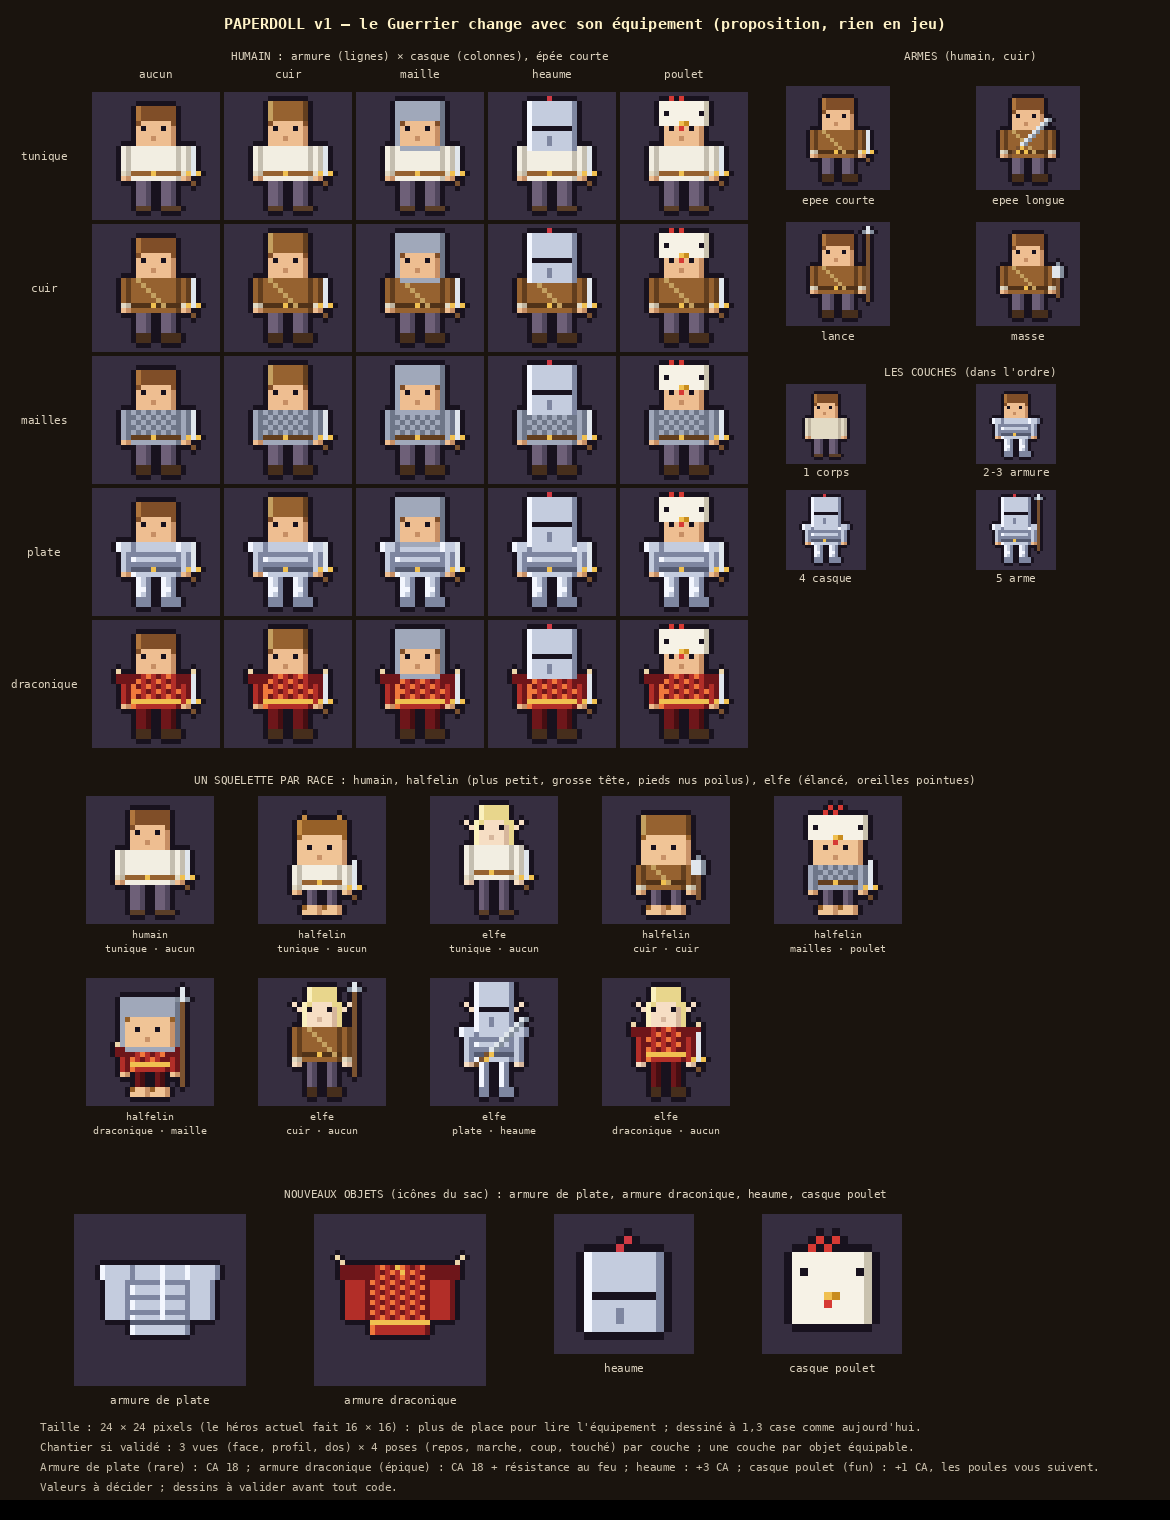

Generate this figure with Python:
"""Planche « paperdoll_v1 » (Thomas, 2026-11-13 : « un sprite qui se mette à jour selon l'équipement ; un squelette par
race ; réfléchis déjà au halfelin et à l'elfe »). PROPOSITION, rien n'est en jeu.

Principe : chaque personnage est un empilement de COUCHES de 24 × 24 pixels, dessinées dans cet ordre :
  1. le corps de la race (peau, cheveux, sous-vêtements) — « le squelette » ;
  2. les jambes et les bottes de l'armure ;
  3. le torse de l'armure (et les épaules) ;
  4. la tête : le casque par-dessus les cheveux ;
  5. l'arme dans la main droite (ou les deux mains).
Chaque couche connaît les repères de la race (où sont la tête, le torse, les mains) : une armure se dessine une fois et
s'adapte aux trois races. Un contour sombre est posé à la fin, autour de l'ensemble.

  python3 art/paperdoll_v1.py → art/paperdoll_v1.png
"""
import os
import sys

sys.path.insert(0, os.path.dirname(os.path.abspath(__file__)))
from PIL import Image, ImageDraw  # noqa: E402

from pix import font, up  # noqa: E402

N = 24
OUT = (24, 18, 30)
SKIN = {"humain": ((238, 190, 145), (198, 142, 100)), "halfelin": ((240, 196, 150), (200, 146, 104)), "elfe": ((246, 222, 196), (214, 182, 156))}
HAIR = {"humain": ((128, 78, 40), (176, 118, 62)), "halfelin": ((150, 96, 40), (196, 140, 70)), "elfe": ((232, 214, 140), (250, 240, 190))}

# Repères de chaque race : boîtes (x0, y0, x1, y1) inclusives.
RACES = {
    "humain": dict(head=(8, 2, 15, 9), torso=(7, 10, 16, 16), armL=(5, 10, 6, 15), armR=(17, 10, 18, 15), legL=(8, 17, 10, 21), legR=(13, 17, 15, 21), foot=22, ears=False),
    "halfelin": dict(head=(7, 4, 16, 12), torso=(8, 13, 15, 17), armL=(6, 13, 7, 17), armR=(16, 13, 17, 17), legL=(9, 18, 10, 20), legR=(13, 18, 14, 20), foot=21, ears=False),
    "elfe": dict(head=(9, 1, 14, 8), torso=(8, 9, 15, 15), armL=(6, 9, 7, 15), armR=(16, 9, 17, 15), legL=(9, 16, 10, 21), legR=(13, 16, 14, 21), foot=22, ears=True),
}


class Doll:
    def __init__(self):
        self.px = {}

    def put(self, x, y, c):
        if 0 <= x < N and 0 <= y < N:
            self.px[(x, y)] = c

    def rect(self, box, c, shade=None, light=None):
        x0, y0, x1, y1 = box
        for y in range(y0, y1 + 1):
            for x in range(x0, x1 + 1):
                col = c
                if shade and x == x1:
                    col = shade
                if light and x == x0:
                    col = light
                self.put(x, y, col)

    def image(self):
        img = Image.new("RGBA", (N, N), (0, 0, 0, 0))
        for (x, y), c in self.px.items():
            img.putpixel((x, y), c + (255,))
        # Contour : toute case vide qui touche une case pleine devient sombre.
        out = img.copy()
        for y in range(N):
            for x in range(N):
                if img.getpixel((x, y))[3]:
                    continue
                if any(0 <= x + dx < N and 0 <= y + dy < N and img.getpixel((x + dx, y + dy))[3] for dx, dy in ((1, 0), (-1, 0), (0, 1), (0, -1))):
                    out.putpixel((x, y), OUT + (255,))
        return out


def body(d, race):
    r = RACES[race]
    skin, skin2 = SKIN[race]
    hair, hair2 = HAIR[race]
    hx0, hy0, hx1, hy1 = r["head"]
    d.rect((hx0, hy0 + 2, hx1, hy1), skin, shade=skin2)
    # cheveux : dessus et côtés
    d.rect((hx0, hy0, hx1, hy0 + 2), hair, light=hair2)
    d.put(hx0, hy0 + 3, hair)
    d.put(hx1, hy0 + 3, hair)
    if race == "elfe":
        for y in range(hy0 + 3, hy1 + 2):
            d.put(hx0 - 1, y, hair2)
            d.put(hx1 + 1, y, hair)
        d.put(hx0 - 2, hy0 + 4, skin)
        d.put(hx1 + 2, hy0 + 4, skin)  # oreilles pointues
        d.put(hx0 - 3, hy0 + 3, skin)
        d.put(hx1 + 3, hy0 + 3, skin)
    if race == "halfelin":
        for x in (hx0 + 1, hx1 - 1):
            d.put(x, hy0 - 1, hair2)  # boucles
    ey = hy0 + 4 + (1 if race == "halfelin" else 0)
    cx = (hx0 + hx1) // 2
    d.put(cx - 2, ey, OUT)
    d.put(cx + 2 if (hx1 - hx0) % 2 else cx + 1, ey, OUT)
    d.put(cx, ey + 2, skin2)
    # chemise, pantalon, mains, pieds nus ou bottes simples
    d.rect(r["torso"], (226, 218, 196), shade=(190, 180, 160))
    for a in (r["armL"], r["armR"]):
        d.rect(a, (226, 218, 196), shade=(190, 180, 160))
        d.put(a[0], a[3] + 1, skin)
        d.put(a[2], a[3] + 1, skin2)
    for leg in (r["legL"], r["legR"]):
        d.rect(leg, (110, 96, 120), shade=(80, 70, 92))
        foot = r["foot"]
        if race == "halfelin":
            d.rect((leg[0] - 1, foot, leg[2] + 1, foot + 1), skin, shade=skin2)  # grands pieds nus
            d.put(leg[0] - 1, foot, hair)
        else:
            d.rect((leg[0], foot, leg[2] + (1 if leg is r["legR"] else 0), foot), (90, 62, 40))


ARMORS = {
    "tunique": dict(main=(242, 238, 226), dark=(196, 190, 176), belt=(150, 98, 48)),
    "cuir": dict(main=(150, 98, 48), dark=(98, 62, 30), belt=(80, 50, 24), strap=(196, 160, 96)),
    "mailles": dict(main=(160, 168, 186), dark=(110, 118, 136), belt=(98, 62, 30), mail=True),
    "plate": dict(main=(196, 204, 222), dark=(126, 134, 160), belt=(84, 90, 112), plate=True, light=(244, 247, 255)),
    "draconique": dict(main=(178, 46, 40), dark=(110, 22, 26), belt=(240, 192, 80), scales=True, light=(240, 120, 60), spikes=(236, 214, 170)),
}


def armor(d, race, kind):
    r = RACES[race]
    a = ARMORS[kind]
    tx0, ty0, tx1, ty1 = r["torso"]
    d.rect(r["torso"], a["main"], shade=a["dark"], light=a.get("light"))
    for arm in (r["armL"], r["armR"]):
        d.rect((arm[0], arm[1], arm[2], arm[3] - (1 if kind in ("tunique", "cuir") else 0)), a["main"], shade=a["dark"])
    by = ty1 - 1
    for x in range(tx0, tx1 + 1):
        d.put(x, by, a["belt"])
    d.put((tx0 + tx1) // 2, by, (240, 192, 80))  # boucle
    if a.get("strap"):
        for i in range(ty1 - ty0):
            d.put(tx0 + 1 + i, ty0 + i, a["strap"])
    if a.get("mail"):
        for y in range(ty0, by):
            for x in range(tx0, tx1 + 1):
                if (x + y) % 2 == 0:
                    d.put(x, y, a["dark"])
    if a.get("plate"):
        for x in range(tx0, tx1 + 1):
            d.put(x, ty0 + 2, a["dark"])
            d.put(x, ty0 + 4, a["dark"])
        for arm in (r["armL"], r["armR"]):  # épaulières
            d.rect((arm[0] - 1, arm[1], arm[2] + 1, arm[1] + 1), a["main"], light=a["light"], shade=a["dark"])
        for leg in (r["legL"], r["legR"]):
            d.rect((leg[0], leg[1], leg[2], leg[3]), a["main"], shade=a["dark"], light=a["light"])
            d.put((leg[0] + leg[2]) // 2, leg[1] + 2, a["light"])  # genouillère
    if a.get("scales"):
        for y in range(ty0, by):
            for x in range(tx0, tx1 + 1):
                if (x + 2 * y) % 4 == 0:
                    d.put(x, y, a["dark"])
                elif (x + 2 * y) % 4 == 2:
                    d.put(x, y, a["light"])
        for arm in (r["armL"], r["armR"]):
            d.rect((arm[0] - 1, arm[1], arm[2] + 1, arm[1] + 1), a["dark"])
            d.put(arm[0] - 1 if arm is r["armL"] else arm[2] + 1, arm[1] - 1, a["spikes"])  # pointes d'épaule
        for leg in (r["legL"], r["legR"]):
            d.rect(leg, a["dark"], shade=(70, 14, 18))
    if kind in ("cuir", "mailles", "draconique", "plate"):
        for leg in (r["legL"], r["legR"]):
            foot = r["foot"]
            if race != "halfelin":
                d.rect((leg[0], foot - 1, leg[2] + (1 if leg is r["legR"] else 0), foot), (70, 46, 28) if kind != "plate" else a["dark"])


HELMETS = ("aucun", "cuir", "maille", "heaume", "poulet")


def helmet(d, race, kind):
    r = RACES[race]
    hx0, hy0, hx1, hy1 = r["head"]
    if kind == "aucun":
        return
    if kind == "cuir":
        d.rect((hx0, hy0 - 1, hx1, hy0 + 2), (150, 98, 48), shade=(98, 62, 30), light=(196, 160, 96))
    elif kind == "maille":
        d.rect((hx0 - 1, hy0 - 1, hx1 + 1, hy0 + 2), (160, 168, 186), shade=(110, 118, 136))
        for y in range(hy0 + 3, hy1 + 1):
            d.put(hx0 - 1, y, (160, 168, 186))
            d.put(hx1 + 1, y, (110, 118, 136))
        for x in range(hx0, hx1 + 1):
            d.put(x, hy1 + 1, (160, 168, 186))
    elif kind == "heaume":
        d.rect((hx0 - 1, hy0 - 1, hx1 + 1, hy1 + 1), (196, 204, 222), shade=(126, 134, 160), light=(244, 247, 255))
        ey = hy0 + 4 + (1 if race == "halfelin" else 0)
        for x in range(hx0, hx1 + 1):
            d.put(x, ey, OUT)  # fente de la visière
        for y in range(ey + 2, hy1 + 1):
            d.put((hx0 + hx1) // 2, y, (126, 134, 160))
        d.put((hx0 + hx1) // 2, hy0 - 2, (208, 58, 68))  # plumet
        d.put((hx0 + hx1) // 2 + 1, hy0 - 3, (208, 58, 68))
    elif kind == "poulet":
        # Le CASQUE POULET (Thomas) : une tête de poule en plumes blanches, crête rouge, bec jaune au front.
        d.rect((hx0 - 1, hy0 - 1, hx1 + 1, hy0 + 3), (246, 242, 230), shade=(201, 194, 174))
        cx = (hx0 + hx1) // 2
        for i, x in enumerate(range(cx - 2, cx + 2)):
            d.put(x, hy0 - 2 - (i % 2), (214, 58, 52))
        d.put(cx, hy0 + 3, (240, 192, 80))
        d.put(cx + 1, hy0 + 3, (200, 140, 30))
        d.put(cx, hy0 + 4, (214, 58, 52))  # barbillon
        d.put(hx0, hy0 + 1, OUT)
        d.put(hx1, hy0 + 1, OUT)  # ses yeux, au-dessus des vôtres


WEAPONS = ("epee_courte", "epee_longue", "lance", "masse")


def weapon(d, race, kind):
    r = RACES[race]
    hand = (r["armR"][0], r["armR"][3] + 1)
    steel, steel2, wood = (224, 230, 236), (132, 142, 156), (122, 82, 48)
    if kind == "epee_courte":
        for y in range(hand[1] - 6, hand[1]):
            d.put(hand[0] + 2, y, steel)
        d.put(hand[0] + 1, hand[1] - 1, (240, 192, 80))
        d.put(hand[0] + 3, hand[1] - 1, (240, 192, 80))
        d.put(hand[0] + 2, hand[1] + 1, wood)
    elif kind == "epee_longue":
        # Deux mains : la lame part en diagonale devant le corps.
        x, y = r["armL"][2] + 1, r["armL"][3] + 1
        for i in range(10):
            d.put(x + i, y - i, steel if i > 2 else wood)
            if i > 2:
                d.put(x + i + 1, y - i, steel2)
        d.put(x + 2, y - 1, (240, 192, 80))
        d.put(x + 3, y - 2, (240, 192, 80))
    elif kind == "lance":
        for y in range(hand[1] - 14, hand[1] + 3):
            d.put(hand[0] + 2, y, wood)
        for y in range(hand[1] - 17, hand[1] - 14):
            d.put(hand[0] + 2, y, steel)
        d.put(hand[0] + 1, hand[1] - 15, steel2)
        d.put(hand[0] + 3, hand[1] - 15, steel2)
    elif kind == "masse":
        for y in range(hand[1] - 3, hand[1] + 2):
            d.put(hand[0] + 2, y, wood)
        d.rect((hand[0] + 1, hand[1] - 6, hand[0] + 3, hand[1] - 4), steel, shade=steel2)
        d.put(hand[0] + 2, hand[1] - 7, steel2)


def doll(race="humain", arm="tunique", helm="aucun", weap="epee_courte"):
    d = Doll()
    body(d, race)
    armor(d, race, arm)
    helmet(d, race, helm)
    weapon(d, race, weap)
    return d.image()


def icon_armor(kind):
    """Icône du sac (32 × 32) : l'armure seule, posée à plat (proposition)."""
    d = Doll()
    a = ARMORS[kind]
    big = Image.new("RGBA", (32, 32), (0, 0, 0, 0))
    r = dict(torso=(10, 9, 21, 22), armL=(5, 9, 9, 19), armR=(22, 9, 26, 19))
    global N
    N0, N = N, 32
    d.rect(r["torso"], a["main"], shade=a["dark"], light=a.get("light"))
    for arm in (r["armL"], r["armR"]):
        d.rect(arm, a["main"], shade=a["dark"])
    for x in range(10, 22):
        d.put(x, 20, a["belt"])
    if a.get("plate"):
        for x in range(10, 22):
            d.put(x, 12, a["dark"])
            d.put(x, 15, a["dark"])
            d.put(x, 18, a["dark"])
        for arm in (r["armL"], r["armR"]):
            d.rect((arm[0] - 1, arm[1], arm[2] + 1, arm[1] + 2), a["main"], light=a["light"], shade=a["dark"])
        for y in range(9, 20):
            d.put(16, y, a["light"])
    if a.get("scales"):
        for y in range(9, 20):
            for x in range(10, 22):
                if (x + 2 * y) % 4 == 0:
                    d.put(x, y, a["dark"])
                elif (x + 2 * y) % 4 == 2:
                    d.put(x, y, a["light"])
        for arm in (r["armL"], r["armR"]):
            d.rect((arm[0] - 1, arm[1], arm[2] + 1, arm[1] + 2), a["dark"])
        d.put(4, 8, a["spikes"]); d.put(3, 7, a["spikes"]); d.put(27, 8, a["spikes"]); d.put(28, 7, a["spikes"])
        d.put(15, 9, (240, 192, 80)); d.put(16, 10, (240, 192, 80))
    img = d.image()
    N = N0
    big.alpha_composite(img)
    return big


def icon_helmet(kind):
    d = Doll()
    global N
    N0, N = N, 16
    head = dict(head=(4, 5, 11, 12))
    RACES["_icone"] = dict(head=head["head"], torso=(0, 0, 0, 0), armL=(0, 0, 0, 0), armR=(0, 0, 0, 0), legL=(0, 0, 0, 0), legR=(0, 0, 0, 0), foot=0)
    if kind == "heaume":
        helmet(d, "_icone", "heaume")
    else:
        helmet(d, "_icone", kind)
        if kind == "poulet":
            d.rect((3, 8, 12, 12), (246, 242, 230), shade=(201, 194, 174))
            d.put(7, 9, (240, 192, 80)); d.put(8, 9, (200, 140, 30)); d.put(7, 10, (214, 58, 52))
    img = d.image()
    N = N0
    return img


def label(dr, xy, text, size=11, col=(220, 210, 190), anchor="mm"):
    dr.text(xy, text, fill=col, font=font(size, False), anchor=anchor)


def main():
    S = 5
    cell = N * S + 12
    LX = 90
    armors = list(ARMORS)
    helmets = list(HELMETS)
    W = LX + cell * len(helmets) + 40 + 380
    H = 1500
    sheet = Image.new("RGB", (W, H), (26, 20, 14))
    dr = ImageDraw.Draw(sheet)
    dr.text((W // 2, 24), "PAPERDOLL v1 — le Guerrier change avec son équipement (proposition, rien en jeu)", fill=(255, 243, 200), font=font(15), anchor="mm")
    # Grille armures × casques (Humain, épée courte).
    y0 = 70
    label(dr, (LX + cell * len(helmets) // 2, y0 - 14), "HUMAIN : armure (lignes) × casque (colonnes), épée courte")
    for j, h in enumerate(helmets):
        label(dr, (LX + j * cell + cell // 2, y0 + 4), h)
    for i, a in enumerate(armors):
        label(dr, (44, y0 + 20 + i * cell + cell // 2), a, anchor="mm")
        for j, h in enumerate(helmets):
            im = up(doll("humain", a, h), S)
            x, y = LX + j * cell + 6, y0 + 20 + i * cell + 6
            sheet.paste((54, 46, 64), (x - 4, y - 4, x + im.width + 4, y + im.height + 4))
            sheet.paste(im, (x, y), im)
    # Armes (Humain en plate, heaume).
    xr = LX + cell * len(helmets) + 40
    label(dr, (xr + 180, y0 - 14), "ARMES (humain, cuir)")
    for k, w in enumerate(WEAPONS):
        im = up(doll("humain", "cuir", "aucun", w), 4)
        x, y = xr + (k % 2) * 190, y0 + 20 + (k // 2) * (im.height + 40)
        sheet.paste((54, 46, 64), (x - 4, y - 4, x + im.width + 4, y + im.height + 4))
        sheet.paste(im, (x, y), im)
        label(dr, (x + im.width // 2, y + im.height + 14), w.replace("_", " "))
    # Couches éclatées.
    yl = y0 + 20 + 2 * (N * 4 + 40) + 10
    label(dr, (xr + 180, yl), "LES COUCHES (dans l'ordre)")
    steps = []
    d = Doll(); body(d, "humain"); steps.append(("1 corps", d.image()))
    d2 = Doll(); body(d2, "humain"); armor(d2, "humain", "plate"); steps.append(("2-3 armure", d2.image()))
    d3 = Doll(); body(d3, "humain"); armor(d3, "humain", "plate"); helmet(d3, "humain", "heaume"); steps.append(("4 casque", d3.image()))
    steps.append(("5 arme", doll("humain", "plate", "heaume", "lance")))
    for k, (t, im) in enumerate(steps):
        im = up(im, 3)
        x, y = xr + (k % 2) * 190, yl + 16 + (k // 2) * (im.height + 34)
        sheet.paste((54, 46, 64), (x - 4, y - 4, x + im.width + 4, y + im.height + 4))
        sheet.paste(im, (x, y), im)
        label(dr, (x + im.width // 2, y + im.height + 12), t)
    # Les trois races.
    yr = y0 + 20 + len(armors) * cell + 30
    label(dr, (W // 2, yr), "UN SQUELETTE PAR RACE : humain, halfelin (plus petit, grosse tête, pieds nus poilus), elfe (élancé, oreilles pointues)")
    combos = [("humain", "tunique", "aucun", "epee_courte"), ("halfelin", "tunique", "aucun", "epee_courte"), ("elfe", "tunique", "aucun", "epee_courte"),
              ("halfelin", "cuir", "cuir", "masse"), ("halfelin", "mailles", "poulet", "epee_courte"), ("halfelin", "draconique", "maille", "lance"),
              ("elfe", "cuir", "aucun", "lance"), ("elfe", "plate", "heaume", "epee_longue"), ("elfe", "draconique", "aucun", "epee_courte")]
    for k, (race, a, h, w) in enumerate(combos):
        im = up(doll(race, a, h, w), S)
        x, y = 90 + (k % 5) * (cell + 40), yr + 20 + (k // 5) * (cell + 50)
        sheet.paste((54, 46, 64), (x - 4, y - 4, x + im.width + 4, y + im.height + 4))
        sheet.paste(im, (x, y), im)
        label(dr, (x + im.width // 2, y + im.height + 14), f"{race}", 10)
        label(dr, (x + im.width // 2, y + im.height + 28), f"{a} · {h}", 10)
    # Nouvelles armures et casques : icônes du sac.
    yi = yr + 20 + 2 * (cell + 50) + 30
    label(dr, (W // 2, yi), "NOUVEAUX OBJETS (icônes du sac) : armure de plate, armure draconique, heaume, casque poulet")
    icons = [("armure de plate", up(icon_armor("plate"), 5)), ("armure draconique", up(icon_armor("draconique"), 5)), ("heaume", up(icon_helmet("heaume"), 8)), ("casque poulet", up(icon_helmet("poulet"), 8))]
    x = 80
    for t, im in icons:
        sheet.paste((54, 46, 64), (x - 6, yi + 20, x + im.width + 6, yi + 32 + im.height))
        sheet.paste(im, (x, yi + 26), im)
        label(dr, (x + im.width // 2, yi + 46 + im.height), t)
        x += im.width + 80
    yn = yi + 26 + 160 + 40
    notes = [
        "Taille : 24 × 24 pixels (le héros actuel fait 16 × 16) : plus de place pour lire l'équipement ; dessiné à 1,3 case comme aujourd'hui.",
        "Chantier si validé : 3 vues (face, profil, dos) × 4 poses (repos, marche, coup, touché) par couche ; une couche par objet équipable.",
        "Armure de plate (rare) : CA 18 ; armure draconique (épique) : CA 18 + résistance au feu ; heaume : +3 CA ; casque poulet (fun) : +1 CA, les poules vous suivent.",
        "Valeurs à décider ; dessins à valider avant tout code.",
    ]
    for k, t in enumerate(notes):
        dr.text((40, yn + k * 20), t, fill=(200, 190, 170), font=font(11, False))
    sheet = sheet.crop((0, 0, W, yn + len(notes) * 20 + 20))
    sheet.save(os.path.join(os.path.dirname(os.path.abspath(__file__)), "paperdoll_v1.png"))
    print("art/paperdoll_v1.png", sheet.size)


if __name__ == "__main__":
    main()
